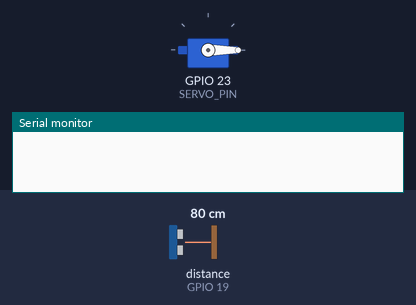
Bench run of a sketch on a simulated ESP32. Shown: servo, the last lines printed to the serial monitor. Wiring (inferred from the names in the program): ultrasonic range finder: trigger GPIO 18; echo GPIO 19. The test bench sets the inputs (shaded band); at power-on: distance to the obstacle (sensor on GPIO 19) 80 cm. The echo pulse lasts 58.3 µs per cm; WiFi joins after 1.5 s; servers stay silent unless stated; uploads are accepted with an empty reply.

Above: at 0.1 s.
At 9.98 s:
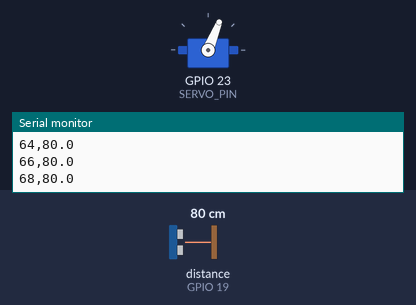
At 19.89 s:
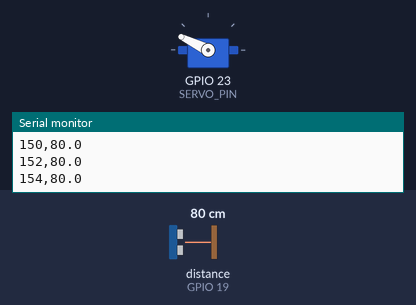
At 39.72 s:
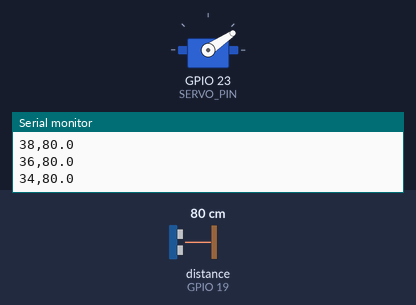
Timing chart, 0 to 40.0 s (numbered marks = the images above):
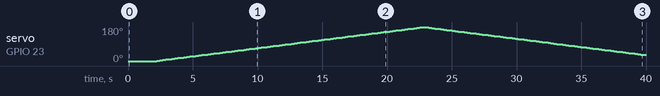

The sketch:

esp32_ultrasonic_radar_wifi.ino
```cpp
/*
 * Fieldwatch ESP32 Wi-Fi Ultrasonic Radar (Hardened)
 *
 * Runs on ESP32 DevKit, measures polar radar sweep via HC-SR04 + SG90 Servo,
 * and posts authenticated JSON telemetry to the Fieldwatch dashboard.
 *
 * Install "ESP32Servo" library in Arduino IDE Library Manager.
 *
 * Wiring (ESP32 DevKit):
 *   HC-SR04 VCC  -> 5V
 *   HC-SR04 GND  -> GND (common ground)
 *   HC-SR04 TRIG -> GPIO 18
 *   HC-SR04 ECHO -> GPIO 19 (via 5V-to-3.3V voltage divider)
 *   SG90 Signal  -> GPIO 23
 *   SG90 VCC     -> external regulated 5V
 *   SG90 GND     -> common ground
 */

#include <WiFi.h>
#include <HTTPClient.h>
#include <ESP32Servo.h>

// Include local gitignored credentials if available
#if __has_include("secrets.h")
#include "secrets.h"
#endif

// Fallback placeholder credentials (override in secrets.h or build flags)
#ifndef WIFI_SSID
#define WIFI_SSID "YOUR_FIELD_WIFI_SSID"
#endif
#ifndef WIFI_PASSWORD
#define WIFI_PASSWORD "YOUR_FIELD_WIFI_PASSWORD"
#endif
#ifndef HARDWARE_KEY
#define HARDWARE_KEY "fw_node_internal_telemetry_key_2026"
#endif
#ifndef TELEMETRY_URL
#define TELEMETRY_URL "http://192.168.1.50:3000/api/telemetry"
#endif

const char* WIFI_SSID_STR = WIFI_SSID;
const char* WIFI_PASSWORD_STR = WIFI_PASSWORD;
const char* BACKEND_TELEMETRY_URL = TELEMETRY_URL;
const char* HARDWARE_TOKEN = HARDWARE_KEY;

const int TRIG_PIN = 18;
const int ECHO_PIN = 19;
const int SERVO_PIN = 23;

const int MIN_ANGLE = 0;
const int MAX_ANGLE = 180;
const int STEP_DEGREES = 2;
const unsigned long SERVO_SETTLE_MS = 25;
const unsigned long POST_INTERVAL_MS = 100; // Limit telemetry rate to <= 10 updates/second
const unsigned long SENSOR_TIMEOUT_US = 26000; // ~4.5m acoustic pulse timeout

Servo radarServo;
int sweepAngle = MIN_ANGLE;
int sweepDirection = STEP_DEGREES;
unsigned long lastPostAt = 0;
unsigned long rateLimitBackoffUntil = 0;

void connectWiFi() {
  if (WiFi.status() == WL_CONNECTED) return;

  WiFi.mode(WIFI_STA);
  WiFi.begin(WIFI_SSID_STR, WIFI_PASSWORD_STR);
  Serial.print("[WiFi] Connecting to station network...");

  const unsigned long startedAt = millis();
  while (WiFi.status() != WL_CONNECTED && millis() - startedAt < 8000) {
    delay(250);
    Serial.print('.');
  }

  if (WiFi.status() == WL_CONNECTED) {
    Serial.print("\n[WiFi] Connected! IP: ");
    Serial.println(WiFi.localIP());
  } else {
    Serial.println("\n[WiFi] Connection pending; continuing radar scan in background.");
  }
}

float measureDistanceCm() {
  digitalWrite(TRIG_PIN, LOW);
  delayMicroseconds(2);
  digitalWrite(TRIG_PIN, HIGH);
  delayMicroseconds(10);
  digitalWrite(TRIG_PIN, LOW);

  const unsigned long duration = pulseIn(ECHO_PIN, HIGH, SENSOR_TIMEOUT_US);
  if (duration == 0) return 400.0;

  float dist = (duration * 0.0343) / 2.0;
  if (dist < 0.5 || dist > 450.0 || isnan(dist) || isinf(dist)) {
    return 400.0;
  }
  return dist;
}

void postTelemetry(float distanceCm, int angle) {
  if (WiFi.status() != WL_CONNECTED) return;
  if (millis() < rateLimitBackoffUntil) return;

  HTTPClient http;
  http.begin(BACKEND_TELEMETRY_URL);
  http.setTimeout(1200);
  http.addHeader("Content-Type", "application/json");
  http.addHeader("X-Hardware-Token", HARDWARE_TOKEN);

  const bool obstacle = (distanceCm > 0.5 && distanceCm <= 40.0);
  char jsonBuffer[192];
  snprintf(jsonBuffer, sizeof(jsonBuffer),
    "{\"distanceCm\":%.1f,\"angle\":%d,\"obstacle\":%s,\"source\":\"ESP32 Wi-Fi Radar\"}",
    distanceCm, angle, obstacle ? "true" : "false"
  );

  const int statusCode = http.POST((uint8_t*)jsonBuffer, strlen(jsonBuffer));
  if (statusCode == 429) {
    rateLimitBackoffUntil = millis() + 2500;
    Serial.println("[HTTP] Rate limited (429), backing off...");
  } else if (statusCode == 401 || statusCode == 403) {
    rateLimitBackoffUntil = millis() + 5000;
    Serial.println("[SECURITY] Telemetry rejected (401/403): Verify X-Hardware-Token.");
  } else if (statusCode < 200 || statusCode >= 300) {
    // Other errors
  }
  http.end();
}

void setup() {
  Serial.begin(115200);
  pinMode(TRIG_PIN, OUTPUT);
  pinMode(ECHO_PIN, INPUT);
  digitalWrite(TRIG_PIN, LOW);

  radarServo.setPeriodHertz(50);
  radarServo.attach(SERVO_PIN, 500, 2400);
  radarServo.write(sweepAngle);
  delay(500);

  connectWiFi();
}

void loop() {
  if (WiFi.status() != WL_CONNECTED) {
    static unsigned long lastReconnectAttempt = 0;
    if (millis() - lastReconnectAttempt > 15000) {
      lastReconnectAttempt = millis();
      connectWiFi();
    }
  }

  radarServo.write(sweepAngle);
  delay(SERVO_SETTLE_MS);
  const float distanceCm = measureDistanceCm();

  // Output sanitized polar reading to local Serial for hardware debugging
  Serial.printf("%d,%.1f\n", sweepAngle, distanceCm);

  if (millis() - lastPostAt >= POST_INTERVAL_MS) {
    lastPostAt = millis();
    postTelemetry(distanceCm, sweepAngle);
  }

  sweepAngle += sweepDirection;
  if (sweepAngle >= MAX_ANGLE) {
    sweepAngle = MAX_ANGLE;
    sweepDirection = -STEP_DEGREES;
  } else if (sweepAngle <= MIN_ANGLE) {
    sweepAngle = MIN_ANGLE;
    sweepDirection = STEP_DEGREES;
  }
}
```

Measured:
- by itself, servo on GPIO 23 (SERVO_PIN): rises from 0° to 180° in 20.5 s, then falls to 32° in 17.1 s
